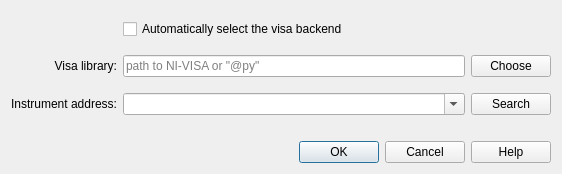
<?xml version="1.0" encoding="UTF-8"?>
<ui version="4.0">
 <class>LibraryDialog</class>
 <widget class="QDialog" name="LibraryDialog">
  <property name="geometry">
   <rect>
    <x>0</x>
    <y>0</y>
    <width>562</width>
    <height>174</height>
   </rect>
  </property>
  <property name="sizePolicy">
   <sizepolicy hsizetype="Preferred" vsizetype="Preferred">
    <horstretch>0</horstretch>
    <verstretch>0</verstretch>
   </sizepolicy>
  </property>
  <property name="windowTitle">
   <string>Connection Settings</string>
  </property>
  <layout class="QGridLayout">
   <property name="verticalSpacing">
    <number>8</number>
   </property>
   <item row="3" column="0">
    <widget class="QLabel" name="labelVisaLib">
     <property name="enabled">
      <bool>true</bool>
     </property>
     <property name="text">
      <string>Visa library:</string>
     </property>
     <property name="alignment">
      <set>Qt::AlignRight|Qt::AlignTrailing|Qt::AlignVCenter</set>
     </property>
    </widget>
   </item>
   <item row="5" column="0">
    <widget class="QLabel" name="labelVisaAdress">
     <property name="text">
      <string>Instrument address:</string>
     </property>
     <property name="alignment">
      <set>Qt::AlignRight|Qt::AlignTrailing|Qt::AlignVCenter</set>
     </property>
    </widget>
   </item>
   <item row="8" column="0" colspan="3">
    <widget class="QDialogButtonBox" name="buttonBox">
     <property name="orientation">
      <enum>Qt::Horizontal</enum>
     </property>
     <property name="standardButtons">
      <set>QDialogButtonBox::Cancel|QDialogButtonBox::Help|QDialogButtonBox::Ok</set>
     </property>
    </widget>
   </item>
   <item row="1" column="1">
    <widget class="QCheckBox" name="checkBoxAutoVisa">
     <property name="toolTip">
      <string>&lt;html&gt;&lt;head/&gt;&lt;body&gt;&lt;p&gt;Automically detect installed NI-VISA library or fall back to pyvisa-py.&lt;/p&gt;&lt;/body&gt;&lt;/html&gt;</string>
     </property>
     <property name="text">
      <string>Automatically select the visa backend</string>
     </property>
    </widget>
   </item>
   <item row="5" column="1">
    <widget class="QComboBox" name="comboBoxAddress">
     <property name="editable">
      <bool>true</bool>
     </property>
    </widget>
   </item>
   <item row="5" column="2">
    <widget class="QPushButton" name="pushButtonSearch">
     <property name="toolTip">
      <string>&lt;html&gt;&lt;head/&gt;&lt;body&gt;&lt;p&gt;Search for available instruments. Some instruments may not be detected.&lt;/p&gt;&lt;/body&gt;&lt;/html&gt;</string>
     </property>
     <property name="text">
      <string>Search</string>
     </property>
    </widget>
   </item>
   <item row="3" column="1">
    <widget class="QLineEdit" name="lineEditLibrary">
     <property name="toolTip">
      <string>&lt;html&gt;&lt;head/&gt;&lt;body&gt;&lt;p&gt;Manually select the NI-VISA library path or choose a pyvisa-py backend by entering &amp;quot;@py&amp;quot; in the path field.&lt;/p&gt;&lt;/body&gt;&lt;/html&gt;</string>
     </property>
     <property name="placeholderText">
      <string>path to NI-VISA or &quot;@py&quot;</string>
     </property>
    </widget>
   </item>
   <item row="3" column="2">
    <widget class="QPushButton" name="pushButtonChoose">
     <property name="toolTip">
      <string>&lt;html&gt;&lt;head/&gt;&lt;body&gt;&lt;p&gt;Choose NI-VISA library to use.&lt;/p&gt;&lt;/body&gt;&lt;/html&gt;</string>
     </property>
     <property name="text">
      <string>Choose</string>
     </property>
    </widget>
   </item>
   <item row="2" column="0" colspan="3">
    <spacer name="verticalSpacer_3">
     <property name="orientation">
      <enum>Qt::Vertical</enum>
     </property>
     <property name="sizeHint" stdset="0">
      <size>
       <width>0</width>
       <height>0</height>
      </size>
     </property>
    </spacer>
   </item>
   <item row="0" column="0" colspan="3">
    <spacer name="verticalSpacer_4">
     <property name="orientation">
      <enum>Qt::Vertical</enum>
     </property>
     <property name="sizeHint" stdset="0">
      <size>
       <width>0</width>
       <height>0</height>
      </size>
     </property>
    </spacer>
   </item>
   <item row="6" column="0" colspan="3">
    <spacer name="verticalSpacer">
     <property name="orientation">
      <enum>Qt::Vertical</enum>
     </property>
     <property name="sizeHint" stdset="0">
      <size>
       <width>0</width>
       <height>0</height>
      </size>
     </property>
    </spacer>
   </item>
   <item row="4" column="0" colspan="3">
    <spacer name="verticalSpacer_2">
     <property name="orientation">
      <enum>Qt::Vertical</enum>
     </property>
     <property name="sizeHint" stdset="0">
      <size>
       <width>0</width>
       <height>0</height>
      </size>
     </property>
    </spacer>
   </item>
   <item row="7" column="0" colspan="3">
    <spacer name="verticalSpacer_5">
     <property name="orientation">
      <enum>Qt::Vertical</enum>
     </property>
     <property name="sizeType">
      <enum>QSizePolicy::Fixed</enum>
     </property>
     <property name="sizeHint" stdset="0">
      <size>
       <width>20</width>
       <height>10</height>
      </size>
     </property>
    </spacer>
   </item>
  </layout>
 </widget>
 <resources/>
 <connections>
  <connection>
   <sender>buttonBox</sender>
   <signal>accepted()</signal>
   <receiver>LibraryDialog</receiver>
   <slot>accept()</slot>
   <hints>
    <hint type="sourcelabel">
     <x>248</x>
     <y>254</y>
    </hint>
    <hint type="destinationlabel">
     <x>157</x>
     <y>274</y>
    </hint>
   </hints>
  </connection>
  <connection>
   <sender>buttonBox</sender>
   <signal>rejected()</signal>
   <receiver>LibraryDialog</receiver>
   <slot>reject()</slot>
   <hints>
    <hint type="sourcelabel">
     <x>316</x>
     <y>260</y>
    </hint>
    <hint type="destinationlabel">
     <x>286</x>
     <y>274</y>
    </hint>
   </hints>
  </connection>
 </connections>
</ui>
